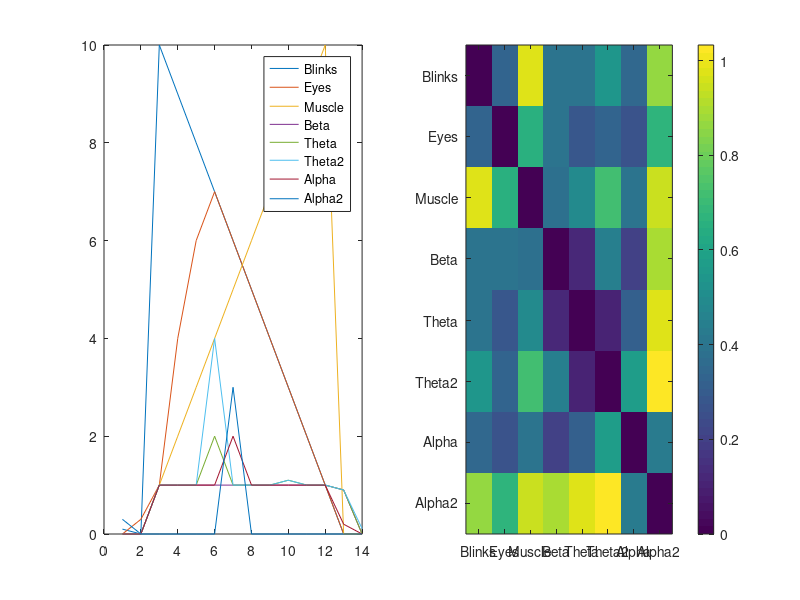
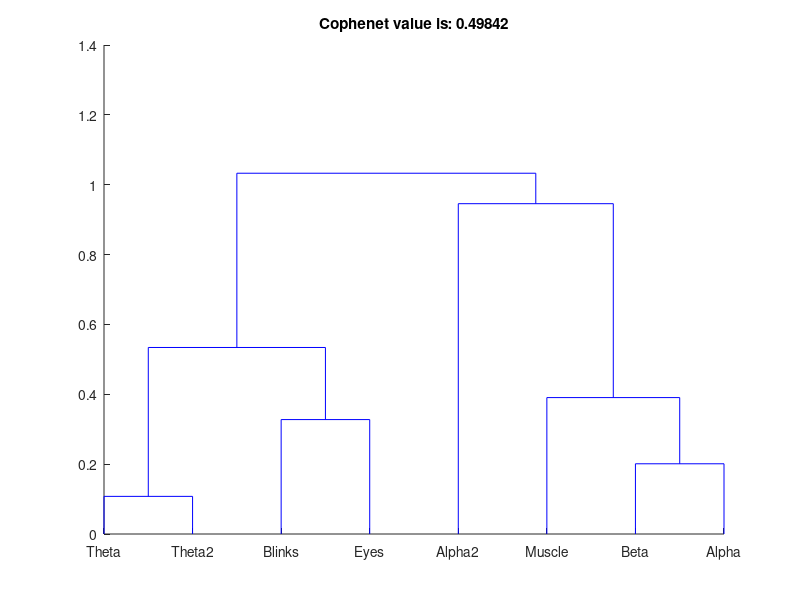

Write the MATLAB code that produced these figures, in order.
% clear
clc
% close all
Subp = 2;
Blinks = [.1 0 10:-1:1, 0, 0];
Eyes = [0 .3 1 4 6 7:-1:1, 0 0];
Muscle = [0 0 1:10, 0 0];
Beta = [0 0 ones(1, 10), .9, 0];
Theta = Beta;
Theta(6) = 2;
Theta(10) = Theta(10) +.1; 
ThetaBoost = Theta;
ThetaBoost(6) = 4;
ThetaBoost(end) = .11;
Alpha = Beta;
Alpha(7) = 2;
Alpha(end-1) = .2;
Alpha2 = zeros(1, numel(Alpha));
Alpha2(7) = 3;
Alpha2(1) = .3;

% from Barua paper
Distance = 'correlation'; 
Link = 'complete';
Normalize = '';

% % instinct:
% Distance = 'mahalanobis'; 
% Link = 'average';
% Normalize = '';

% 
All = [Blinks; Eyes; Muscle; Beta; Theta; ThetaBoost; Alpha; Alpha2];
Labels = {'Blinks', 'Eyes', 'Muscle', 'Beta', 'Theta', 'Theta2', 'Alpha', 'Alpha2'};

% load('testICAfreq1.mat');
% All = compeegspecdB(3:30, 3:40);
% load('testICAfreq2.mat');
% All = [All; compeegspecdB(3:30, 3:40)];
% Labels = [strcat(string(3:30), 'a'), strcat(string(3:30), 'b')];

switch Normalize
    case 'zscore'
    
    All = zscore(All')';
    case 'gray'
        for Indx = 1:size(All, 1)
        All(Indx, :) = mat2gray(All(Indx, :));
        end
end

figure('units','normalized','outerposition',[0 0 1 .5])
subplot(1, Subp, 1)
plot(All')
legend(Labels)

if strcmp(Distance, 'mahalanobis')
     C = cov(All,'omitrows');
     D = pdist(C, Distance);
else
    D = pdist(All, Distance);
end


Z = squareform(D);
disp(Z)
subplot(1, Subp, 2)
imagesc(Z)
xticks(1:numel(Labels))
xticklabels(Labels)
yticks(1:numel(Labels))
yticklabels(Labels)
colorbar

Z = linkage(D,  Link);
% subplot(1, Subp, 3)
figure
A = dendrogram(Z, 0,'Labels', Labels)

c = cophenet(Z,D);

title(['Cophenet value is: ', num2str(c)])

